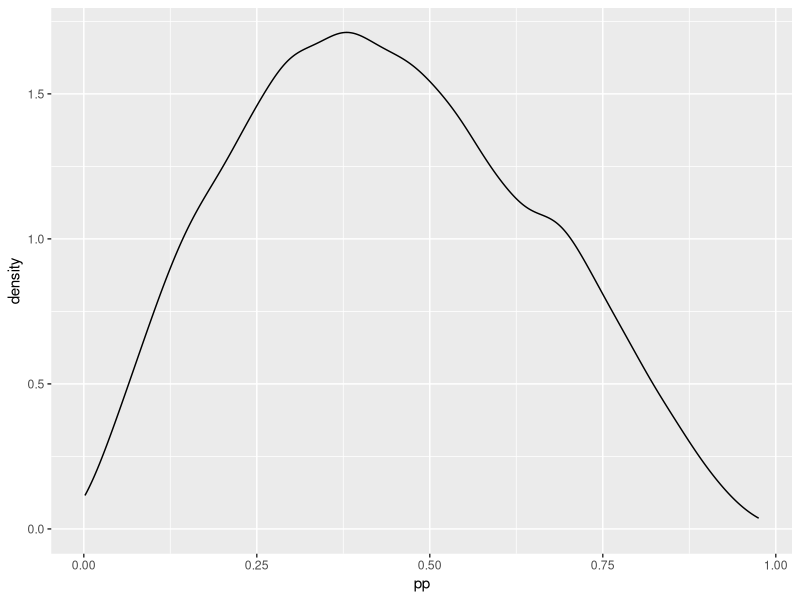

This figure's R source:
#Code for shifted geometric distribution with gamma randomized intercept
#and complementary log-log link function on time-varying covariates
#https://brucehardie.com/notes/037/time-varying_covariates_in_BG.pdf

library(tidyverse)
library(survival)

#####################Simulate data######################

#parameters
N <- 5000
shape=2
rate=3
b1 <- (-.1)
b2 <- (.1)

#To simulate time-varying covariates
#Use a reasonably long enough M for the number of periods
M <- 50

x1 <- matrix( rnorm(N*M,mean=0,sd=.5), N, M) 
x2 <- matrix( rbinom(N*M,1,.6), N, M)

#gamma randomized intercept
lam <- rgamma(N,shape=shape,rate=rate)

#create individual, time-varying p with covariates, p is a NxM matrix
p = 1 - exp(-lam*exp(x1*(b1)+x2*(b2)))

#Simulation cannot use geometric because p is changing 
#Bernoulli is used instead
#z is a binary NxM matrix  
z <- matrix( rbinom(length(p) ,1, p), nrow=dim(p)[1])

#Look for the first 1 in z for each row to know when the event occurs
y=rep(0,N)
for (i in 1:N) {
  y[i] <- min(which(z[i,]==1));
}

#Check to see if y is reasonable.
#It is ok to see Inf if the event has not occurred within M periods
summary(y)

#create a censoring point since real application can have censoring
#using uniform censoring here, the only requirement is that it is < M
censor_point=10

#get the id's whose value is above above the censoring point
censor_id <-which(y>censor_point)

#censor some rows to mimic real life application
y2 <-y
y2[censor_id] = censor_point

#create a binary variable to indicate censoring
d<-rep(1,N)
d[censor_id] = 0


#create a data frame version to mimic real life application
#But there is no covariate in this data frame
data_df<-data.frame(time = y2,
                    status = d)
#Instead use a 3D array for K covariates, NxMxK  
#a 2D dataframe is too cumbersome
X = array(c(x1,x2),dim=c(dim(x1)[1],dim(x1)[2],2))

###########Simulation Complete###############################

#################Estimation function#################


#Create a logdiffexp function to avoid computation error
logdiffexp <- function (a,b) {
  
  c = pmax(a,b);
  return (c + log(exp(a-c)-exp(b-c))) ;
  
}

#model likelihood function
G2G <- function(par,y,X,id) {
#par: parameters
#y: duration for each person (uncensored and censored)
#X: all the covariates in a 3D array
#id: the index of the censored rows
  
  r=par[1];
  alpha=par[2];
  coeff=par[-(1:2)];
  
  
  #uncensored piece of likelihood 

  uncen=y[-id];
  X_uncen=X[-id, , ];
  LL_uncen = 0;
  C_u=matrix(0,nrow=length(uncen),ncol=max(uncen));

  for (t in 1:max(uncen)) {

    C_u[, t] = exp( X_uncen[,t,] %*% coeff );
    
    index_t = which(uncen==t);
    
    if (t==1) {
      
      LL_uncen = sum( logdiffexp(0,-r*log(1+C_u[index_t,1]/alpha) ) );
      
    }
    
    else if (t==2) {
      
      LL_uncen= LL_uncen + sum (logdiffexp(-r*log(1+(C_u[index_t,1])/alpha), 
                                           -r*log(1+rowSums(C_u[index_t,1:2])/alpha) ) 
      ); 
      
    }
    
    else {
      
      LL_uncen= LL_uncen + sum (logdiffexp(-r*log(1+rowSums(C_u[index_t,1:t-1])/alpha), 
                                           -r*log(1+rowSums(C_u[index_t,1:t])/alpha) ) 
                              ); 
    }
  }
  
  #censored piece of likelihood  
  cen=y[id];
  X_cen = X[id, ,];
  LL_cen = 0;
  C_c=matrix(0,nrow=length(cen),ncol=max(cen));
  
  for (t in 1:max(cen)) {
    
    C_c[, t] = exp( X_cen[,t,] %*% coeff);
    
    index_t = which(cen==t);
    
    if (length(index_t) > 0) {
        LL_cen= LL_cen + sum (-r*log(1+rowSums(C_c[index_t,1:t]/alpha) ));
    }
  }  
  
  return ( -(LL_uncen)-(LL_cen) );

}


#######Estimation Function Complete##############################################


#######Parameter recovery####################################################
#To use the estimation function to obtain the parameters for the simulated data frame
#we use the standard 'optim' routine from R


solution=optim(par=c(1,2,rep(0,dim(X)[3])),fn=G2G,
               y = data_df$time,
               id = which(data_df$status==0),
               X=X,
               method="L-BFGS-B",
               lower=c(1e-5,1e-5,-Inf,-Inf), upper=c(Inf,Inf,Inf,Inf),
               hessian = TRUE)
#standard error and 95% CI
solution$par_stderr<-sqrt(diag(solve(solution$hessian)))
solution$par_upper<-solution$par+1.96*solution$par_stderr
solution$par_lower<-solution$par-1.96*solution$par_stderr
solution$par_true<-c(shape,rate,b1,b2)

#showing the estimated parameters are within the 95% CI
solution$par
solution$par_upper
solution$par_lower
solution$par_true

#visualize the density of the intercept p
ran <- data.frame(xx = rgamma(10000,solution$par[1],solution$par[2]))
ran$pp <- 1-exp(-ran$xx)
ggplot(ran, aes(x=pp)) + 
  geom_density()

